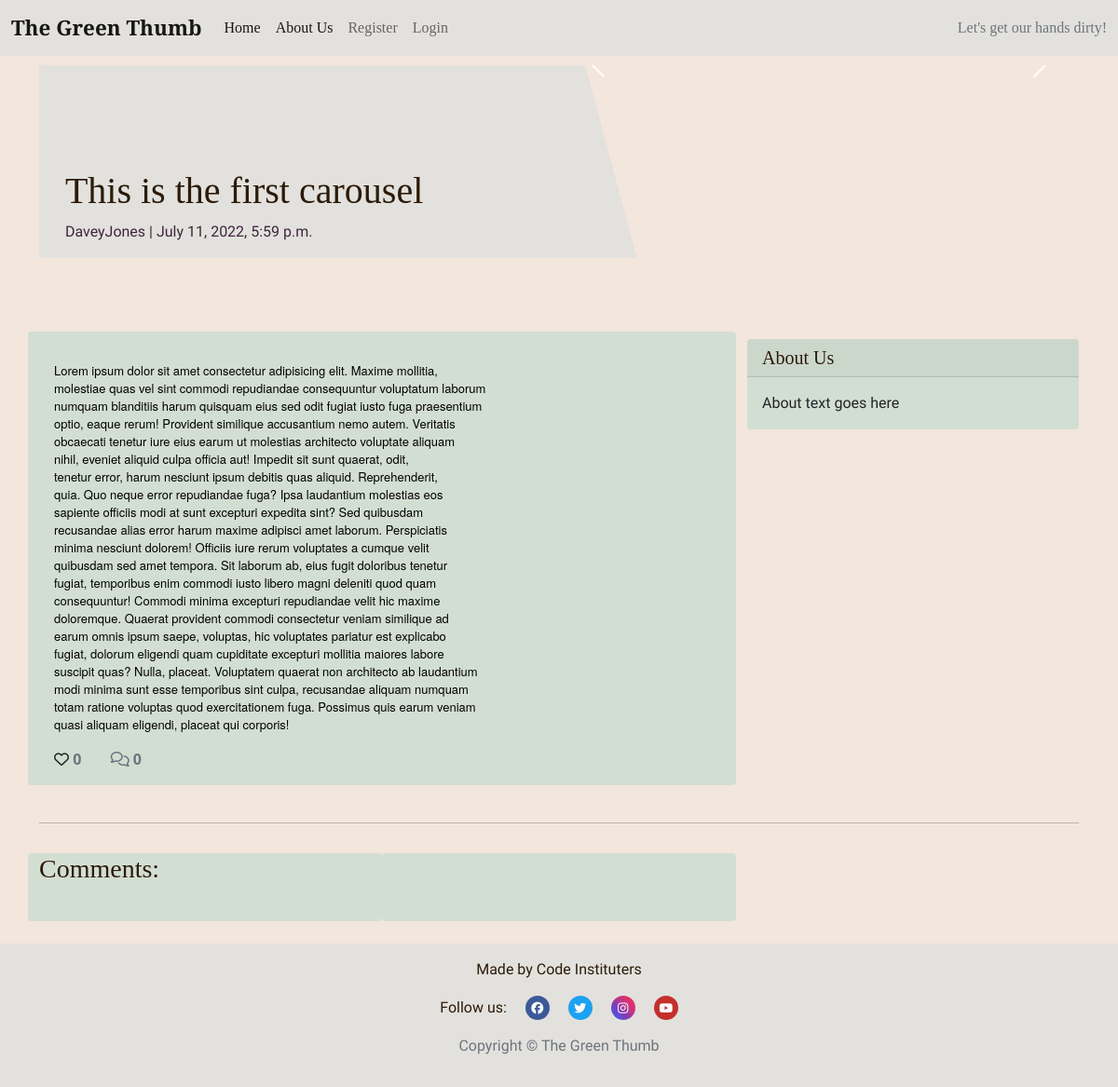
Page /this-is-the-first-carousel/ on the committed database.
### blog/models.py (models this page shows, shortened)
class BlogPost(models.Model):
    title = models.CharField(
        max_length=200, unique=True, null=False, blank=False)
    slug = models.SlugField(max_length=200, unique=True)
    created_on = models.DateTimeField(auto_now_add=True)
    updated_on = models.DateTimeField(auto_now=True)
    content = models.TextField(blank=True)
    excerpt = models.TextField(blank=True)
    author = models.ForeignKey(
        User, on_delete=models.CASCADE, related_name='blog_posts',
        default=id(0))
    status = models.IntegerField(choices=STATUS, default=0)
    featured_image = CloudinaryField('image', default='placeholder')
    alt_tag = models.CharField(max_length=100, default='image related to post')
    likes = models.ManyToManyField(
        User, related_name='blogpost_like', blank=True)
    class Meta:
        ordering = ['-created_on']
    def number_of_likes(self):
        return self.likes.count()

class PostImage(models.Model):
    post = models.ForeignKey(BlogPost, default=None, on_delete=models.CASCADE)
    image = CloudinaryField('image')
    alt_tag = models.CharField(max_length=100, default='image related to post')

### blog/views.py (the view, shortened to what this page needs)
# urls.py: path('<slug:slug>/', views.PostDetail.as_view(), name='post_detail'),
class PostDetail(View):
    def get(self, request, slug, *args, **kwargs):
        queryset = BlogPost.objects.filter(status=1)
        post = get_object_or_404(queryset, slug=slug)
        photos = PostImage.objects.filter(post=post)
        comments = post.comments.filter(approved=True).order_by('-created_on')
        liked = False
        if post.likes.filter(id=self.request.user.id).exists():
            liked = True
        return render(
            request,
            'post_detail.html',
            {
                'post': post,
                'photos': photos,
                'comments': comments,
                'commented': False,
                'liked': liked,
                'form': CommentForm(),
                'title': post.title,
            },
        )

### templates/post_detail.html (shortened to what this page needs)
{% extends 'base.html' %} {% block content %}
{% load crispy_forms_tags %}
<div class="masthead">
    <div class="container">
        <div class="row g-0">
            <div class="col-md-6 masthead-text">
                <h1 class="post-title">{{ post.title }}</h1>
                <p class="post-subtitle">{{ post.author }} | {{ post.created_on }}</p>
            </div>
            <div class="d-block col-md-6 masthead-image">
                {% if "placeholder" in post.featured_image.url %}
                <img src="https://res.cloudinary.com/mikakallberg/image/upload/v1656959946/vegetables_c8sl5c.jpg"
                    class="img-fluid" width="100%" alt="Image of carrots, leaks and potatoes on a wodden table">
                {% else %}
                {% for photo in photos %}
                <div id="carouselExampleIndicators" class="carousel slide" data-bs-ride="carousel">
                    <button class="carousel-control-prev" type="button" data-bs-target="#carouselExampleIndicators"
                        data-bs-slide="prev">
                        <span class="carousel-control-prev-icon" aria-hidden="true"></span>
                    </button>
                    <button class="carousel-control-next" type="button" data-bs-target="#carouselExampleIndicators"
                        data-bs-slide="next">
                        <span class="carousel-control-next-icon" aria-hidden="true"></span>
                    </button>
                </div>
                {% endfor %}
                {% endif %}
            </div>
        </div>
    </div>
</div>
<div class="container">
    <div class="row">
        <div class="col card mb-4  mt-3 left  top">
            <div class="card-body">
                <p class="card-text ">{{ post.content | safe }}</p>
                <div class="row">
                    <div class="col-1">
                        <strong>
                            {% if user.is_authenticated %}
                            <form class="d-inline" action="{% url 'post_like' post.slug %}" method="POST">
                                {% csrf_token %}
                                {% if liked %}
                                <button type="submit" name="blogpost_id" value="{{post.slug}}" class="btn-like"><i
                                        class="fas fa-heart"></i></button>
                                {% else %}
                                <button type="submit" name="blogpost_id" value="{{post.slug}}" class="btn-like"><i
                                        class="far fa-heart"></i></button>
                                {% endif %}
                            </form>
                            {% else %}
                            <span><i class="far fa-heart"></i></span>
                            {% endif %}
                            <span class="text-secondary">{{ post.number_of_likes }}</span>
                        </strong>
                    </div>
                    <div class="col-1">
                        {% with comments.count as total_comments %}
                        <strong class="text-secondary"><i class="far fa-comments"></i>
                            {{ total_comments }}
                        </strong>
                        {% endwith %}
                    </div>
                </div>
            </div>
        </div>
        {% block sidebar %}
        {% include 'sidebar.html' %}
        {% endblock sidebar %}
    </div>
    <div class="row">
        <div class="col">
            <hr>
        </div>
    </div>
    <div class="row">
        <div class="col-md-4 card mb-4  mt-3 ">
            <h3>Comments:</h3>
            <div class="card-body">
            </div>
        </div>
        <div class="col-md-4 card mb-4  mt-3 ">
            <div class="card-body">
            </div>
        </div>
    </div>
</div>
{% endblock content %}

### static/css/style.css (style rules this page uses)
* { margin: 0; padding: 0; border: none; box-sizing: border-box; }
body { background-color: #f3e6dc; background-image: url('https://res.cloudinary.com/mikakallberg/image/upload/w_1000,ar_16:9,c_fill,g_auto,e_sharpen/v1656959952/dirt_sun_tndbjc.jpg'); background-position: center center; background-repeat: no-repeat; background-size: cover; background-attachment:fixed; }
html, body { height: 100%; }
h1, h2, h3, h4, h5 { font-family: 'Playfair Display', serif; color: #2b1b08; }
p { font-family: 'Gentium Book Plus', sans-serif; }
.card { border: none; background-color: #d3ded3; }
.masthead { margin-top: 10px; overflow: hidden; position: relative; display: inline-block; height: 33vh; width: 100%; }
.masthead-text { background-color: #e3e1dd; color: #3d263d; position: relative; }
.masthead-image { position: relative; overflow: hidden; }
.masthead-image:after { content: ""; position: absolute; top: 0; right: 90%; height: 100%; width: 150%; background: #e3e1dd; -webkit-transform: skew(15deg); -moz-transform: skew(15deg); transform: skew(15deg); z-index: 100; }
.post-title { margin-top: 20%; margin-left: 5%; }
.post-subtitle { margin-left: 5%; color: #3d263d; }

### rows in the picture
BlogPost: title "This is the first carousel", author "DaveyJones", created_on "July 11, 2022, 5:59 p.m.", content "Lorem ipsum dolor sit amet consectetur adipisicing elit. Maxime mollitia, molestiae quas vel sint commodi repudiandae consequuntur voluptatum laborum numquam blanditiis harum quisquam eius sed odit fugiat iusto fuga praesentium optio, eaque rerum! Provident similique accusantium nemo autem. Veritatis obcaecati tenetur iure eius earum ut molestias architecto voluptate aliquam nihil, eveniet aliquid culpa officia aut! Impedit sit sunt quaerat, odit, tenetur error, harum nesciunt ipsum debitis quas aliquid. Reprehenderit, quia. Quo neque error repudiandae fuga? Ipsa laudantium molestias eos sapiente officiis modi at sunt excepturi expedita sint? Sed quibusdam recusandae alias error harum…", number_of_likes "0"

### other values in the picture
{{ total_comments }} "0"
